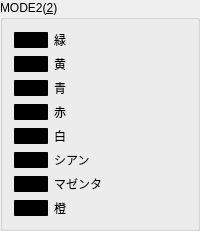
            <widget class="QGroupBox" name="groupBoxColorMode2">
             <property name="title">
              <string>MODE2(&amp;2)</string>
             </property>
             <layout class="QGridLayout" name="gridLayout_8">
              <item row="2" column="0">
               <widget class="ColorButton" name="pushButtonColor22">
                <property name="sizePolicy">
                 <sizepolicy hsizetype="Fixed" vsizetype="Fixed">
                  <horstretch>0</horstretch>
                  <verstretch>0</verstretch>
                 </sizepolicy>
                </property>
                <property name="styleSheet">
                 <string notr="true">background-color: rgb(0,0,0);
border-style:solid;
border-color: rgb(0, 0, 0);
border-width: 1px;
border-radius: 1;</string>
                </property>
                <property name="text">
                 <string/>
                </property>
                <property name="flat">
                 <bool>true</bool>
                </property>
               </widget>
              </item>
              <item row="3" column="0">
               <widget class="ColorButton" name="pushButtonColor23">
                <property name="sizePolicy">
                 <sizepolicy hsizetype="Fixed" vsizetype="Fixed">
                  <horstretch>0</horstretch>
                  <verstretch>0</verstretch>
                 </sizepolicy>
                </property>
                <property name="styleSheet">
                 <string notr="true">background-color: rgb(0,0,0);
border-style:solid;
border-color: rgb(0, 0, 0);
border-width: 1px;
border-radius: 1;</string>
                </property>
                <property name="text">
                 <string/>
                </property>
                <property name="flat">
                 <bool>true</bool>
                </property>
               </widget>
              </item>
              <item row="4" column="0">
               <widget class="ColorButton" name="pushButtonColor24">
                <property name="sizePolicy">
                 <sizepolicy hsizetype="Fixed" vsizetype="Fixed">
                  <horstretch>0</horstretch>
                  <verstretch>0</verstretch>
                 </sizepolicy>
                </property>
                <property name="styleSheet">
                 <string notr="true">background-color: rgb(0,0,0);
border-style:solid;
border-color: rgb(0, 0, 0);
border-width: 1px;
border-radius: 1;</string>
                </property>
                <property name="text">
                 <string/>
                </property>
                <property name="flat">
                 <bool>true</bool>
                </property>
               </widget>
              </item>
              <item row="5" column="0">
               <widget class="ColorButton" name="pushButtonColor25">
                <property name="sizePolicy">
                 <sizepolicy hsizetype="Fixed" vsizetype="Fixed">
                  <horstretch>0</horstretch>
                  <verstretch>0</verstretch>
                 </sizepolicy>
                </property>
                <property name="styleSheet">
                 <string notr="true">background-color: rgb(0,0,0);
border-style:solid;
border-color: rgb(0, 0, 0);
border-width: 1px;
border-radius: 1;</string>
                </property>
                <property name="text">
                 <string/>
                </property>
                <property name="flat">
                 <bool>true</bool>
                </property>
               </widget>
              </item>
              <item row="6" column="0">
               <widget class="ColorButton" name="pushButtonColor26">
                <property name="sizePolicy">
                 <sizepolicy hsizetype="Fixed" vsizetype="Fixed">
                  <horstretch>0</horstretch>
                  <verstretch>0</verstretch>
                 </sizepolicy>
                </property>
                <property name="styleSheet">
                 <string notr="true">background-color: rgb(0,0,0);
border-style:solid;
border-color: rgb(0, 0, 0);
border-width: 1px;
border-radius: 1;</string>
                </property>
                <property name="text">
                 <string/>
                </property>
                <property name="flat">
                 <bool>true</bool>
                </property>
               </widget>
              </item>
              <item row="7" column="0">
               <widget class="ColorButton" name="pushButtonColor27">
                <property name="sizePolicy">
                 <sizepolicy hsizetype="Fixed" vsizetype="Fixed">
                  <horstretch>0</horstretch>
                  <verstretch>0</verstretch>
                 </sizepolicy>
                </property>
                <property name="styleSheet">
                 <string notr="true">background-color: rgb(0,0,0);
border-style:solid;
border-color: rgb(0, 0, 0);
border-width: 1px;
border-radius: 1;</string>
                </property>
                <property name="text">
                 <string/>
                </property>
                <property name="flat">
                 <bool>true</bool>
                </property>
               </widget>
              </item>
              <item row="8" column="0">
               <widget class="ColorButton" name="pushButtonColor28">
                <property name="sizePolicy">
                 <sizepolicy hsizetype="Fixed" vsizetype="Fixed">
                  <horstretch>0</horstretch>
                  <verstretch>0</verstretch>
                 </sizepolicy>
                </property>
                <property name="styleSheet">
                 <string notr="true">background-color: rgb(0,0,0);
border-style:solid;
border-color: rgb(0, 0, 0);
border-width: 1px;
border-radius: 1;</string>
                </property>
                <property name="text">
                 <string/>
                </property>
                <property name="flat">
                 <bool>true</bool>
                </property>
               </widget>
              </item>
              <item row="0" column="1">
               <widget class="QLabel" name="label_28">
                <property name="text">
                 <string>緑</string>
                </property>
               </widget>
              </item>
              <item row="2" column="1">
               <widget class="QLabel" name="label_29">
                <property name="text">
                 <string>黄</string>
                </property>
               </widget>
              </item>
              <item row="3" column="1">
               <widget class="QLabel" name="label_30">
                <property name="text">
                 <string>青</string>
                </property>
               </widget>
              </item>
              <item row="4" column="1">
               <widget class="QLabel" name="label_31">
                <property name="text">
                 <string>赤</string>
                </property>
               </widget>
              </item>
              <item row="5" column="1">
               <widget class="QLabel" name="label_32">
                <property name="text">
                 <string>白</string>
                </property>
               </widget>
              </item>
              <item row="6" column="1">
               <widget class="QLabel" name="label_33">
                <property name="text">
                 <string>シアン</string>
                </property>
               </widget>
              </item>
              <item row="7" column="1">
               <widget class="QLabel" name="label_34">
                <property name="text">
                 <string>マゼンタ</string>
                </property>
               </widget>
              </item>
              <item row="8" column="1">
               <widget class="QLabel" name="label_35">
                <property name="text">
                 <string>橙</string>
                </property>
               </widget>
              </item>
              <item row="0" column="0">
               <widget class="ColorButton" name="pushButtonColor21">
                <property name="sizePolicy">
                 <sizepolicy hsizetype="Fixed" vsizetype="Fixed">
                  <horstretch>0</horstretch>
                  <verstretch>0</verstretch>
                 </sizepolicy>
                </property>
                <property name="styleSheet">
                 <string notr="true">background-color: rgb(0,0,0);
border-style:solid;
border-color: rgb(0, 0, 0);
border-width: 1px;
border-radius: 1;</string>
                </property>
                <property name="text">
                 <string/>
                </property>
                <property name="flat">
                 <bool>true</bool>
                </property>
               </widget>
              </item>
             </layout>
            </widget>
